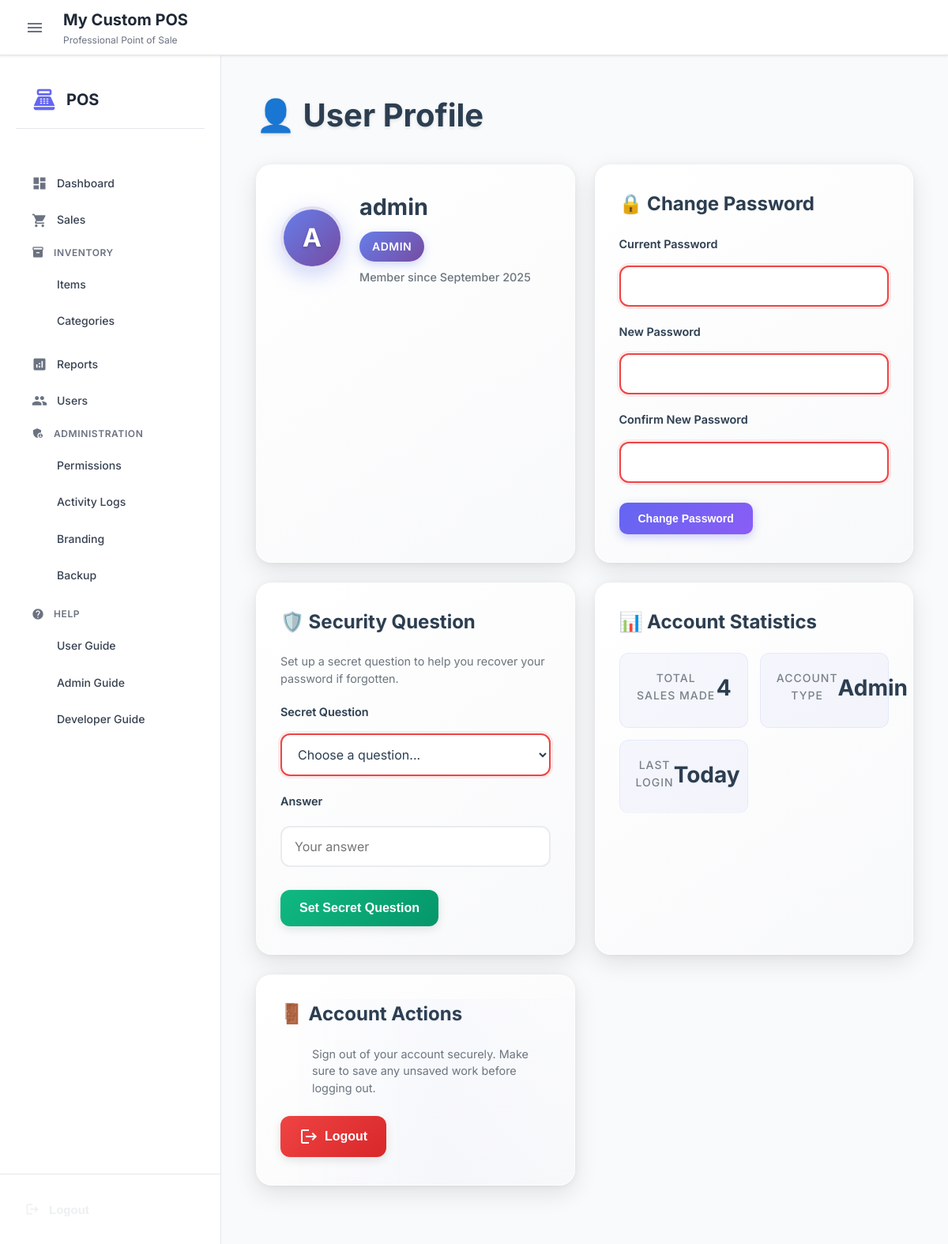
The app's page /profile (signed in) with its own data.
### app.py (models this page shows, shortened)
class Branding(db.Model):
    id = db.Column(db.Integer, primary_key=True)
    app_name = db.Column(db.String(100), nullable=False, default='POS System')
    app_subtitle = db.Column(db.String(200), nullable=True, default='Professional Point of Sale')
    business_name = db.Column(db.String(200), nullable=True)
    business_address = db.Column(db.String(500), nullable=True)
    business_phone = db.Column(db.String(50), nullable=True)
    business_email = db.Column(db.String(100), nullable=True)
    tax_id = db.Column(db.String(50), nullable=True)
    primary_color = db.Column(db.String(7), nullable=False, default='#6366f1')  # Hex color
    secondary_color = db.Column(db.String(7), nullable=False, default='#8b5cf6')
    accent_color = db.Column(db.String(7), nullable=False, default='#10b981')
    background_color = db.Column(db.String(7), nullable=False, default='#ffffff')
    text_color = db.Column(db.String(7), nullable=False, default='#1f2937')
    logo_url = db.Column(db.String(500), nullable=True)
    favicon_url = db.Column(db.String(500), nullable=True)
    font_family = db.Column(db.String(100), nullable=False, default='Inter')
    footer_text = db.Column(db.String(500), nullable=True, default='Thank you for your business!')
    receipt_return_policy = db.Column(db.String(500), nullable=True, default='For exchanges/returns, present this receipt within 30 days.')
    receipt_header_title = db.Column(db.String(100), nullable=True, default='RECEIPT')
    receipt_number_label = db.Column(db.String(50), nullable=True, default='Receipt #:')
    date_label = db.Column(db.String(50), nullable=True, default='Date:')
    cashier_label = db.Column(db.String(50), nullable=True, default='Cashier:')
    payment_method_label = db.Column(db.String(50), nullable=True, default='Payment Method:')
    cash_received_label = db.Column(db.String(50), nullable=True, default='Cash Received:')
    change_label = db.Column(db.String(50), nullable=True, default='Change:')
    currency_symbol = db.Column(db.String(10), nullable=True, default='AFA')
    item_header = db.Column(db.String(50), nullable=True, default='Item')
    quantity_header = db.Column(db.String(50), nullable=True, default='Qty')
    amount_header = db.Column(db.String(50), nullable=True, default='Amount')
    subtotal_label = db.Column(db.String(50), nullable=True, default='Subtotal:')
    discount_label = db.Column(db.String(50), nullable=True, default='Discount')
    total_label = db.Column(db.String(50), nullable=True, default='TOTAL:')
    records_message = db.Column(db.String(200), nullable=True, default='Please keep this receipt for your records.')
    powered_by_label = db.Column(db.String(50), nullable=True, default='Powered by')
    version_text = db.Column(db.String(20), nullable=True, default='v1.0')
    created_at = db.Column(db.DateTime, default=lambda: datetime.now(timezone.utc))
    updated_at = db.Column(db.DateTime, default=lambda: datetime.now(timezone.utc), onupdate=lambda: datetime.now(timezone.utc))

class User(UserMixin, db.Model):
    id = db.Column(db.Integer, primary_key=True)
    username = db.Column(db.String(80), unique=True, nullable=False)
    password_hash = db.Column(db.String(128), nullable=False)
    role = db.Column(db.String(20), nullable=False)  # 'admin' or 'cashier'
    secret_question = db.Column(db.String(200), nullable=True)
    secret_answer = db.Column(db.String(200), nullable=True)
    created_at = db.Column(db.DateTime, default=lambda: datetime.now(timezone.utc))
    def has_permission(self, permission):
        return has_permission(self, permission)

### app.py (the view, shortened to what this page needs)
@app.route('/profile', methods=['GET', 'POST'])
@login_required
def profile():
    return render_template('profile.html')

### app.py (called while the page is built)
def has_permission(user, permission):
    if not user or not user.is_authenticated:
        return False
    user_permissions = ROLE_PERMISSIONS.get(user.role, [])
    return permission in user_permissions

@login_manager.user_loader
def load_user(user_id):
    return db.session.get(User, int(user_id))

### templates/profile.html (shortened to what this page needs)
{% extends "base.html" %}
{% block content %}
<section id="profile" class="active">
    <h2>👤 User Profile</h2>
    <div class="profile-container">
        <div class="profile-card">
            <div class="profile-header">
                <div class="profile-avatar">
                    <span class="avatar-text">{{ current_user.username[0].upper() }}</span>
                </div>
                <div class="profile-info">
                    <h3>{{ current_user.username }}</h3>
                    <p class="role-badge">{{ current_user.role.title() }}</p>
                    <p class="join-date">Member since {{ current_user.created_at.strftime('%B %Y') }}</p>
                </div>
            </div>
        </div>
        <div class="profile-card">
            <h3>🔒 Change Password</h3>
            <form method="POST" action="{{ url_for('profile') }}">
                <div class="form-group">
                    <label for="current_password">Current Password</label>
                    <input type="password" id="current_password" name="current_password" required>
                </div>
                <div class="form-group">
                    <label for="new_password">New Password</label>
                    <input type="password" id="new_password" name="new_password" required minlength="6">
                </div>
                <div class="form-group">
                    <label for="confirm_password">Confirm New Password</label>
                    <input type="password" id="confirm_password" name="confirm_password" required>
                </div>
                <button type="submit" class="btn btn-primary">Change Password</button>
            </form>
        </div>
        <div class="profile-card">
            <h3>🛡️ Security Question</h3>
            <p class="help-text">Set up a secret question to help you recover your password if forgotten.</p>
            <form method="POST" action="{{ url_for('profile') }}">
                <div class="form-group">
                    <label for="secret_question">Secret Question</label>
                    <select id="secret_question" name="secret_question" required>
                        <option value="">Choose a question...</option>
                    </select>
                </div>
                <div class="form-group">
                    <label for="secret_answer">Answer</label>
                    <input type="text" id="secret_answer" name="secret_answer" required placeholder="Your answer">
                </div>
                <button type="submit" class="btn btn-success">
                    {% if current_user.secret_question %}Update{% else %}Set{% endif %} Secret Question
                </button>
            </form>
        </div>
        <div class="profile-card">
            <h3>📊 Account Statistics</h3>
            <div class="stats-grid">
                <div class="stat-item">
                    <span class="stat-label">Total Sales Made</span>
                    <span class="stat-value">{{ current_user.sales|length }}</span>
                </div>
                <div class="stat-item">
                    <span class="stat-label">Account Type</span>
                    <span class="stat-value">{{ current_user.role.title() }}</span>
                </div>
                <div class="stat-item">
                    <span class="stat-label">Last Login</span>
                    <span class="stat-value">Today</span>
                </div>
            </div>
        </div>
        <div class="profile-card logout-section">
            <h3>🚪 Account Actions</h3>
            <p class="logout-description">Sign out of your account securely. Make sure to save any unsaved work before logging out.</p>
            <button type="button" class="btn btn-logout" onclick="openLogoutModal()" aria-label="Logout from account">
                <span class="material-icons">logout</span>
                <span>Logout</span>
            </button>
        </div>
    </div>
</section>
{% endblock %}

### templates/base.html (shortened to what this page needs)
<!DOCTYPE html>
<html lang="en">
<head>
    <link rel="stylesheet" href="{{ url_for('static', filename='css/style.css') }}">
</head>
<body>
    {% if current_user.is_authenticated %}
    <div class="layout">
        <header class="top-header">
            <div class="header-left">
                <button class="sidebar-toggle" onclick="toggleSidebar()">
                    <span class="material-icons">menu</span>
                </button>
                <div class="brand-info">
                    <h1 class="brand-name">{{ branding.app_name }}</h1>
                    <span class="brand-subtitle">{{ branding.app_subtitle }}</span>
                </div>
            </div>
        </header>
        <aside class="sidebar" id="sidebar">
            <div class="sidebar-header">
                <div class="sidebar-brand">
                    <span class="material-icons sidebar-logo">point_of_sale</span>
                    <span class="sidebar-title">POS</span>
                </div>
            </div>
            <nav class="sidebar-nav">
                {% if current_user.has_permission('view_dashboard') %}
                <a href="{{ url_for('dashboard') }}" class="nav-link {% if request.endpoint == 'dashboard' %}active{% endif %}">
                    <span class="material-icons">dashboard</span>
                    <span class="nav-text">Dashboard</span>
                </a>
                {% endif %}
                {% if current_user.has_permission('process_sales') %}
                <a href="{{ url_for('sales') }}" class="nav-link {% if request.endpoint == 'sales' %}active{% endif %}">
                    <span class="material-icons">shopping_cart</span>
                    <span class="nav-text">Sales</span>
                </a>
                {% endif %}
                {% if current_user.has_permission('view_inventory') %}
                <div class="nav-group">
                    <div class="nav-group-title">
                        <span class="material-icons">inventory</span>
                        <span>Inventory</span>
                    </div>
                    <a href="{{ url_for('inventory') }}" class="nav-link nav-sub {% if request.endpoint == 'inventory' %}active{% endif %}">
                        <span class="nav-text">Items</span>
                    </a>
                    <a href="{{ url_for('categories') }}" class="nav-link nav-sub {% if request.endpoint == 'categories' %}active{% endif %}">
                        <span class="nav-text">Categories</span>
                    </a>
                </div>
                {% endif %}
                {% if current_user.has_permission('view_sales') %}
                <a href="{{ url_for('reports') }}" class="nav-link {% if request.endpoint == 'reports' %}active{% endif %}">
                    <span class="material-icons">analytics</span>
                    <span class="nav-text">Reports</span>
                </a>
                {% endif %}
                {% if current_user.has_permission('manage_users') %}
                <a href="{{ url_for('users') }}" class="nav-link {% if request.endpoint == 'users' %}active{% endif %}">
                    <span class="material-icons">people</span>
                    <span class="nav-text">Users</span>
                </a>
                {% endif %}
                {% if current_user.has_permission('system_admin') %}
                <div class="nav-group">
                    <div class="nav-group-title">
                        <span class="material-icons">admin_panel_settings</span>
                        <span>Administration</span>
                    </div>
                    <a href="{{ url_for('permissions') }}" class="nav-link nav-sub {% if request.endpoint == 'permissions' %}active{% endif %}">
                        <span class="nav-text">Permissions</span>
                    </a>
                    <a href="{{ url_for('activity_logs') }}" class="nav-link nav-sub {% if request.endpoint == 'activity_logs' %}active{% endif %}">
                        <span class="nav-text">Activity Logs</span>
                    </a>
                    <a href="{{ url_for('branding') }}" class="nav-link nav-sub {% if request.endpoint == 'branding' %}active{% endif %}">
                        <span class="nav-text">Branding</span>
                    </a>
                    <a href="{{ url_for('backup') }}" class="nav-link nav-sub {% if request.endpoint == 'backup' %}active{% endif %}">
                        <span class="nav-text">Backup</span>
                    </a>
                </div>
                {% endif %}
                <div class="nav-group">
                    <div class="nav-group-title">
                        <span class="material-icons">help</span>
                        <span>Help</span>
                    </div>
                    <a href="{{ url_for('user_guide') }}" class="nav-link nav-sub {% if request.endpoint == 'user_guide' %}active{% endif %}">
                        <span class="nav-text">User Guide</span>
                    </a>
                    {% if current_user.has_permission('system_admin') %}
                    <a href="{{ url_for('admin_guide') }}" class="nav-link nav-sub {% if request.endpoint == 'admin_guide' %}active{% endif %}">
                        <span class="nav-text">Admin Guide</span>
                    </a>
                    <a href="{{ url_for('developer_guide') }}" class="nav-link nav-sub {% if request.endpoint == 'developer_guide' %}active{% endif %}">
                        <span class="nav-text">Developer Guide</span>
                    </a>
                    {% endif %}
                </div>
            </nav>
            <div class="sidebar-footer">
                <form method="POST" action="{{ url_for('logout') }}" style="width: 100%;">
                    <button type="submit" class="logout-button">
                        <span class="material-icons">logout</span>
                        <span class="logout-text">Logout</span>
                    </button>
                </form>
            </div>
        </aside>
        <main class="content">
            {% block content %}{% endblock %}
        </main>
    </div>
    {% else %}
        {% block login_content %}{% endblock %}
    {% endif %}
</body>
</html>

### templates/base.html (style rules this page uses)
.form-group { display: flex; flex-direction: column; gap: 8px; }
.btn-primary { display: inline-flex; align-items: center; gap: 8px; padding: 12px 24px; background: linear-gradient(135deg, #6366f1 0%, #8b5cf6 100%); border: none; border-radius: 10px; color: white; font-size: 0.875rem; font-weight: 600; cursor: pointer; transition: all 0.2s ease; text-decoration: none; box-shadow: 0 4px 12px rgba(99, 102, 241, 0.3); }

### records on screen
Branding: app_name "My Custom POS", app_subtitle "Professional Point of Sale"
User: username "A", username "admin", role "ADMIN", created_at "September 2025", role "Admin"

### other values on screen
{{ current_user.sales|length }} "4"
